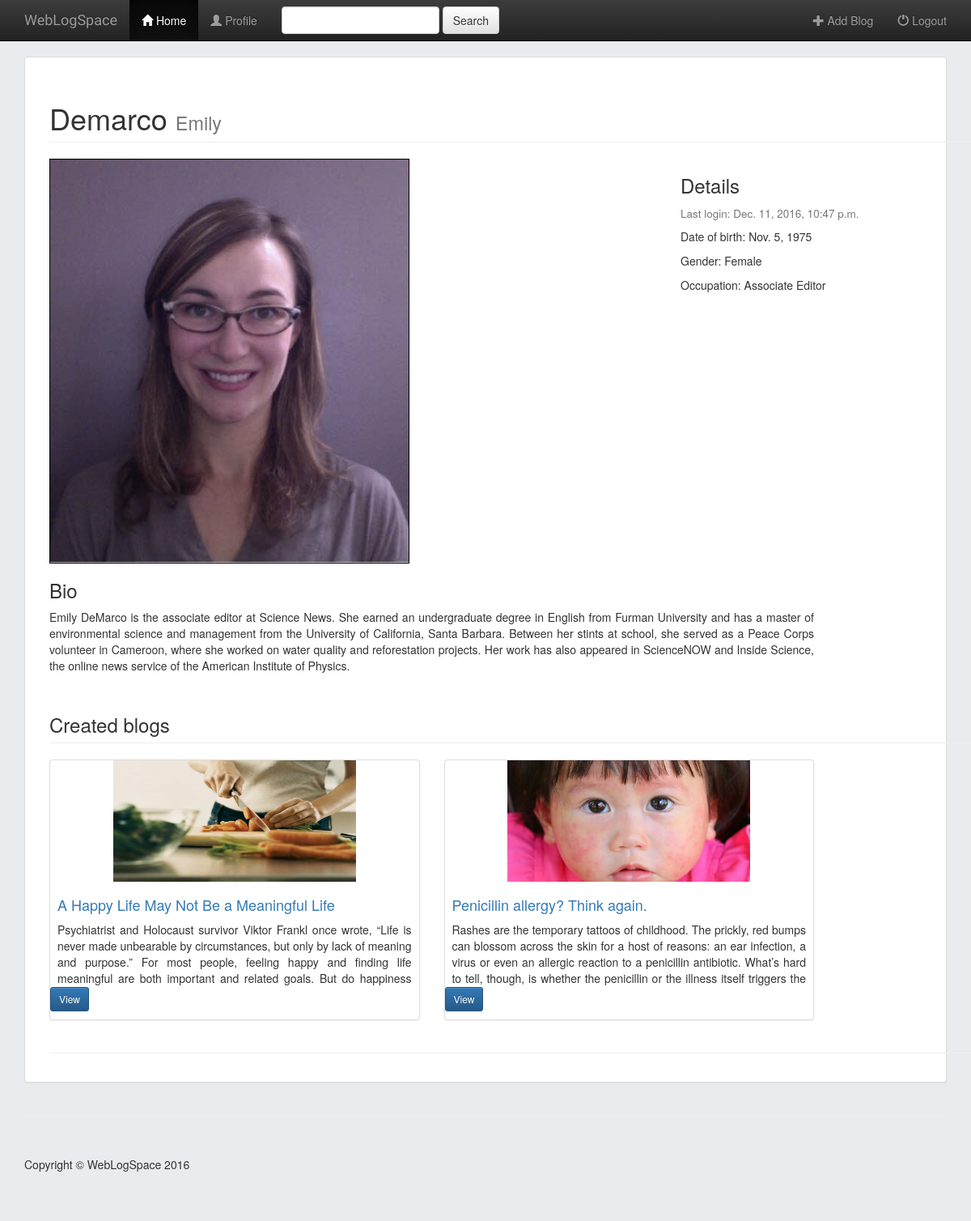
/profile/34/ (signed in), run on the app's committed database.
### home/models.py (models this page shows, shortened)
class Profile(models.Model):
    sex_choice = (
        ('Male', 'Male'),
        ('Female', 'Female'),
                  )
    user = models.OneToOneField(User, on_delete=models.CASCADE)
    date_of_birth = models.DateField(default=timezone.now, blank=True)
    picture = models.FileField(storage=FileSystemStorage(location=settings.MEDIA_ROOT), upload_to='default', default='default/default.png')
    sex = models.CharField(max_length=6, choices=sex_choice, blank=True)
    bio = models.CharField(max_length=5000, blank=True)
    show_email = models.BooleanField(blank=False, default=False)
    occupation = models.CharField(max_length=25, blank=True)

class Blog(models.Model):
    title = models.CharField(max_length=255, blank=False)
    category = models.ForeignKey(Category, on_delete=models.CASCADE, blank=False, default=12)
    text = models.CharField(max_length=100000, blank=False)
    author = models.ForeignKey(User, on_delete=models.CASCADE)
    date_created = models.DateTimeField()
    picture = models.FileField(blank=False)
    class Meta:
        ordering = ['-date_created']

### home/views.py (the view)
# urls.py: url(r'^profile/(?P<pro_pk>[0-9]+)/$', views.profileview, name='profile'),
def profileview(request, pro_pk):
    if not request.user.is_authenticated():
        return render(request, 'home/login-form.html')
    user = get_object_or_404(User,pk=pro_pk)
    profile = get_object_or_404(Profile, user=user)
    return render(request, 'home/profile.html', {'profile': profile, 'user': user})

### home/templates/home/profile.html (shortened to what this page needs)
{% extends 'home/base.html' %}
{% block home_active %}active{% endblock %}
{% block body %}
<div class="container">
	<div class="row">
		<div class="col-lg-12">
			<h1 class="page-header">{{ user.last_name }}
				<small>{{ user.first_name }}</small>
			</h1>
		</div>
	</div>
	<div class="row">
		<div class="col-md-8">
			<img class="img-responsive" src="{{ user.profile.picture.url }}" alt="{{ user.first_name }} {{ user.last_name }}" style="max-height:500px; border:1px solid black;">
		</div>
		<div class="col-md-4">
			<h3>Details</h3>
			<h4><small>Last login: {{ user.last_login }}</small></h4>
			<p>Date of birth: {{ user.profile.date_of_birth }}</p>
			<p>Gender: {{ user.profile.sex }}</p>
			<p>Occupation: {{ user.profile.occupation }}</p>
		</div>
	</div>
	<div class="row">
		<div class="col-lg-10">
			<h3>Bio</h3>
			<p class="fulljustify">{{ user.profile.bio }}</p>
		</div>
		<div class="col-lg-12">
			<h3 class="page-header">Created blogs</h3>
		</div>
		{% for blog in user.blog_set.all %}
		<div class="col-sm-5 col-lg-5 col-md-5">
			<div class="thumbnail">
				<img src="{{ blog.picture.url }}" alt="{{ blog.title }}" style="max-width:300px;max-height:150px; min-height: 150px">
				<div class="caption">
					<h4 class="fulljustify"><a href="{% url 'home:blog'  blog.id %}">{{ blog.title }}</a>
					</h4>
					<p class="fulljustify">{{ blog.text }} </p>
				</div>
				<div>
					<p>
						<span><a href="{% url 'home:blog' blog.id %}" class="btn btn-primary btn-sm" role="button">View</a></span>
					</p>
				</div>
			</div>
		</div>
		{% endfor %}
	</div>
	<hr>
</div>
{% endblock %}

### home/static/home/style.css (style rules this page uses)
body { padding-top: 70px; background-color: #e9ebee; }
.caption { height: 130px; overflow: hidden; }
.thumbnail img { width: 100%; }
.thumbnail { padding: 0; }
.fulljustify { text-align:justify; }
.fulljustify:after { display: inline-block; width: 100%; }

### data on the page
Blog: picture (picture), title "A Happy Life May Not Be a Meaningful Life", text "Psychiatrist and Holocaust survivor Viktor Frankl once wrote, “Life is never made unbearable by circumstances, but only by lack of meaning and purpose.” For most people, feeling happy and finding life meaningful are both important and related goals. But do happiness…"
Blog: picture (picture), title "Penicillin allergy? Think again.", text "Rashes are the temporary tattoos of childhood. The prickly, red bumps can blossom across the skin for a host of reasons: an ear infection, a virus or even an allergic reaction to a penicillin antibiotic. What’s hard to tell, though, is whether the penicillin or the illness itself triggers the…"

### other printed values
{{ user.last_name }} "Demarco"
{{ user.first_name }} "Emily"
{{ user.last_login }} "Dec. 11, 2016, 10:47 p.m."
{{ user.profile.date_of_birth }} "Nov. 5, 1975"
{{ user.profile.sex }} "Female"
{{ user.profile.occupation }} "Associate Editor"
